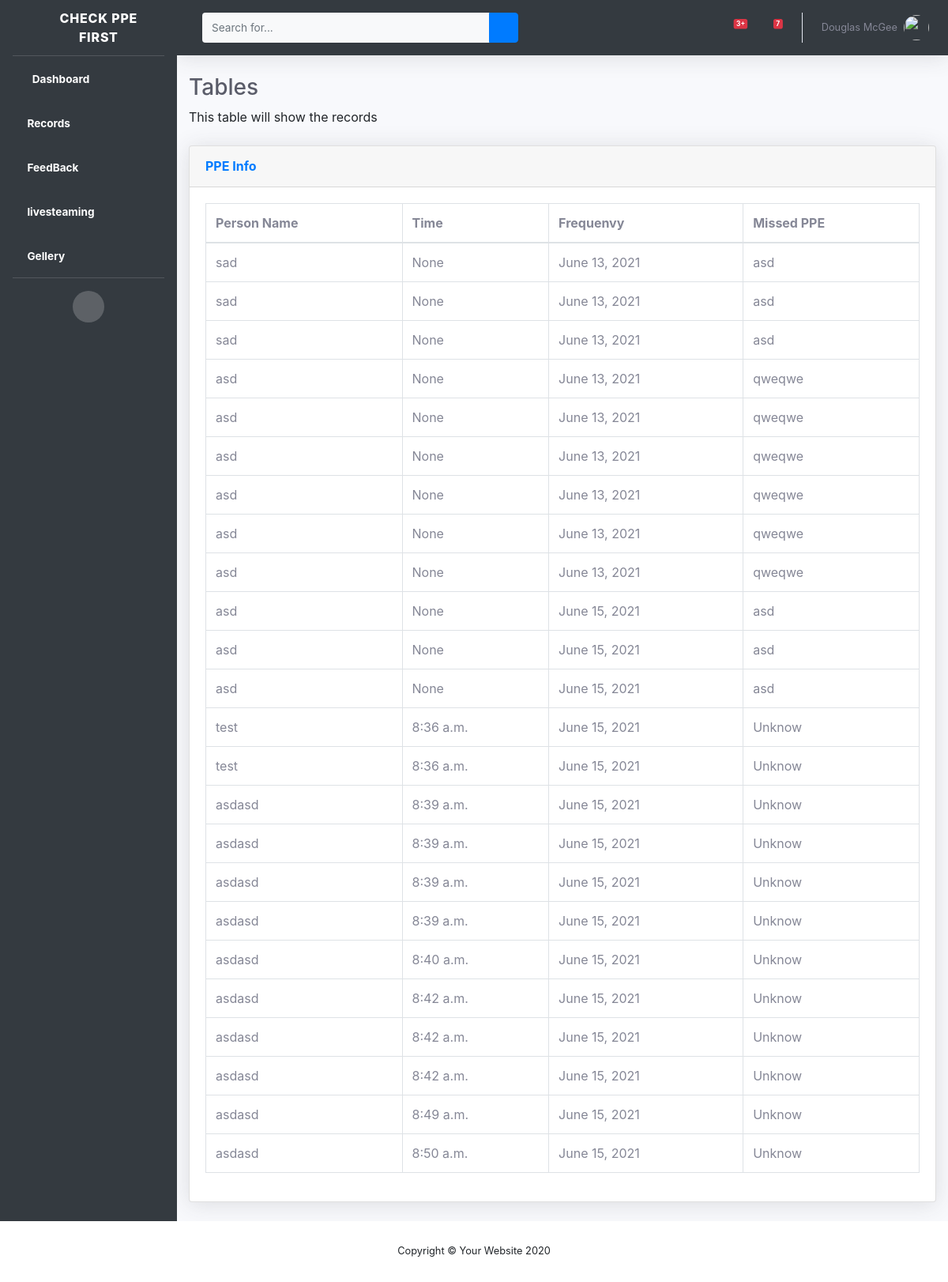
Before: /Records with the older database file.
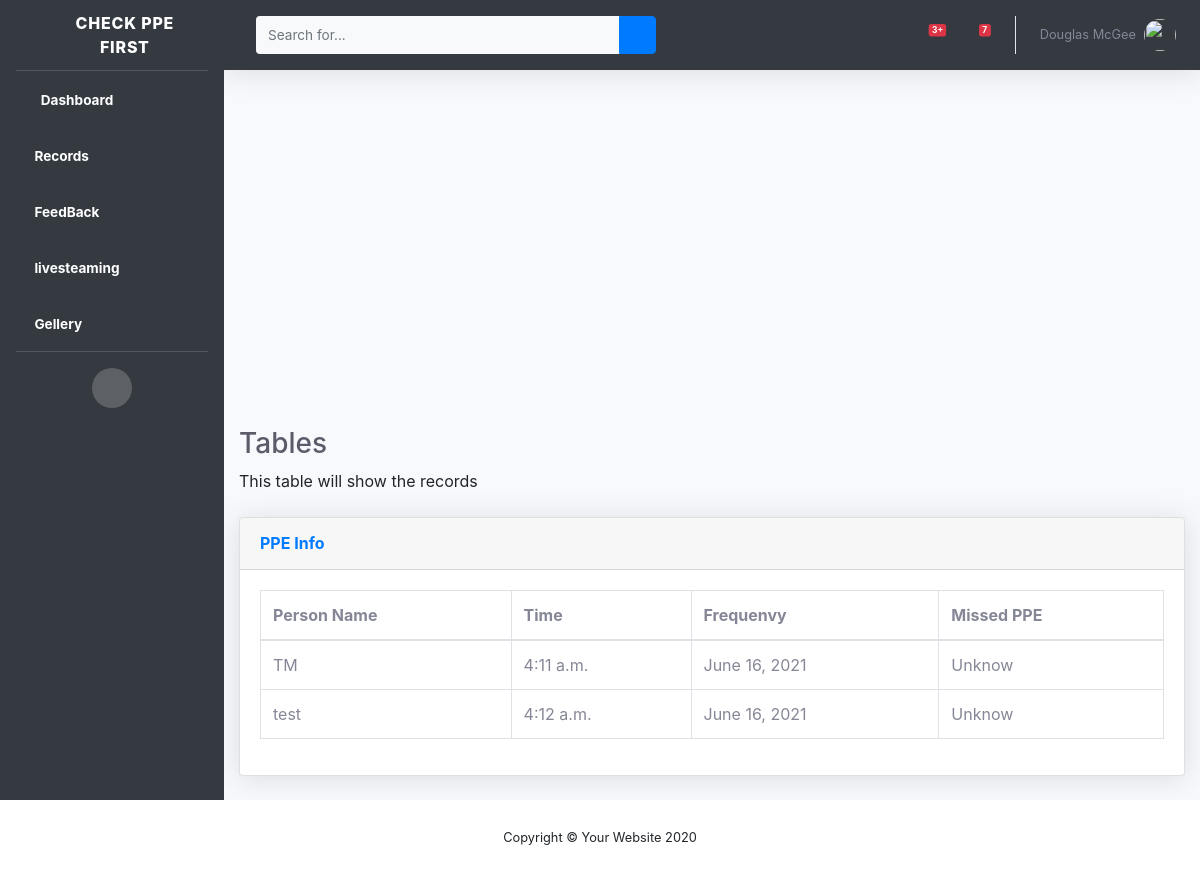
After: the same page with the newer database file.
### PPEviewer/models.py (models this page shows)
class ppeviwer(models.Model):
    name=(models.CharField(max_length=50))
    missed_ppe=(models.CharField(max_length=50,default='Unknow'))
    time=(models.TimeField(default=datetime.datetime.now()))
    date=models.DateField(auto_now_add=True)
    pm=models.ImageField(upload_to='images/')

### PPEviewer/views.py (the view)
# urls.py: path('Records',records,name='records'),
def records(request):
    alldata=ppeviwer.objects.all()
    context={
        'alldata1':alldata
                }
    return render(request,'records.html',context)

### templates/Records.html (shortened to what this page needs)
{% extends 'Master.html' %}
{% load crispy_forms_tags %}
{% block index %}
    </div>
    <div class="container-fluid">
        <h1 class="h3 mb-2 text-gray-800">Tables</h1>
        <p class="mb-4">This table will show the records  <a target="_blank"
        <div class="card shadow mb-4">
            <div class="card-header py-3">
                <h6 class="m-0 font-weight-bold text-primary">PPE Info</h6>
            </div>
            <div class="card-body">
                <div class="table-responsive">
                    <table class="table table-bordered" id="myTable" width="100%" cellspacing="0">
                        <thead>
                            <tr>
                                <th>Person Name</th>
                                <th>Time</th>
                                <th>Frequenvy</th>
                                <th>Missed PPE</th>
                            </tr>
                        </thead>
                        <tbody>
                            {% for data in alldata1 %}
                            <tr>
                                <td>{{data.name}}</td>
                                <td>{{data.time}}</td>
                                <td>{{data.date}}</td>
                                <td>{{data.missed_ppe}}</td>
                            </tr>
                            {% endfor %}
                        </tbody>
                    </table>
                </div>
            </div>
        </div>
    </div>
</div>
{% endblock %}

Changed rows visible on the page:
removed ppeviwer: name "sad", time "None", date "June 13, 2021", missed_ppe "asd"
removed ppeviwer: name "sad", time "None", date "June 13, 2021", missed_ppe "asd"
removed ppeviwer: name "sad", time "None", date "June 13, 2021", missed_ppe "asd"
removed ppeviwer: name "asd", time "None", date "June 13, 2021", missed_ppe "qweqwe"
removed ppeviwer: name "asd", time "None", date "June 13, 2021", missed_ppe "qweqwe"
removed ppeviwer: name "asd", time "None", date "June 13, 2021", missed_ppe "qweqwe"
removed ppeviwer: name "asd", time "None", date "June 13, 2021", missed_ppe "qweqwe"
removed ppeviwer: name "asd", time "None", date "June 13, 2021", missed_ppe "qweqwe"
removed ppeviwer: name "asd", time "None", date "June 13, 2021", missed_ppe "qweqwe"
removed ppeviwer: name "asd", time "None", date "June 15, 2021", missed_ppe "asd"
removed ppeviwer: name "asd", time "None", date "June 15, 2021", missed_ppe "asd"
removed ppeviwer: name "asd", time "None", date "June 15, 2021", missed_ppe "asd"
removed ppeviwer: name "test", time "8:36 a.m.", date "June 15, 2021", missed_ppe "Unknow"
removed ppeviwer: name "test", time "8:36 a.m.", date "June 15, 2021", missed_ppe "Unknow"
removed ppeviwer: name "asdasd", time "8:39 a.m.", date "June 15, 2021", missed_ppe "Unknow"
removed ppeviwer: name "asdasd", time "8:39 a.m.", date "June 15, 2021", missed_ppe "Unknow"
removed ppeviwer: name "asdasd", time "8:39 a.m.", date "June 15, 2021", missed_ppe "Unknow"
removed ppeviwer: name "asdasd", time "8:39 a.m.", date "June 15, 2021", missed_ppe "Unknow"
removed ppeviwer: name "asdasd", time "8:40 a.m.", date "June 15, 2021", missed_ppe "Unknow"
removed ppeviwer: name "asdasd", time "8:42 a.m.", date "June 15, 2021", missed_ppe "Unknow"
removed ppeviwer: name "asdasd", time "8:42 a.m.", date "June 15, 2021", missed_ppe "Unknow"
removed ppeviwer: name "asdasd", time "8:42 a.m.", date "June 15, 2021", missed_ppe "Unknow"
removed ppeviwer: name "asdasd", time "8:49 a.m.", date "June 15, 2021", missed_ppe "Unknow"
removed ppeviwer: name "asdasd", time "8:50 a.m.", date "June 15, 2021", missed_ppe "Unknow"
added ppeviwer: name "TM", time "4:11 a.m.", date "June 16, 2021", missed_ppe "Unknow"
added ppeviwer: name "test", time "4:12 a.m.", date "June 16, 2021", missed_ppe "Unknow"
